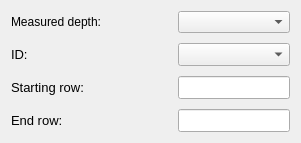
    <widget class="QWidget" name="formLayoutWidget">
     <property name="geometry">
      <rect>
       <x>430</x>
       <y>170</y>
       <width>301</width>
       <height>140</height>
      </rect>
     </property>
     <layout class="QFormLayout" name="formLayout">
      <property name="horizontalSpacing">
       <number>77</number>
      </property>
      <property name="verticalSpacing">
       <number>10</number>
      </property>
      <item row="1" column="0">
       <widget class="QLabel" name="label_2">
        <property name="font">
         <font>
          <pointsize>10</pointsize>
         </font>
        </property>
        <property name="text">
         <string>ID:</string>
        </property>
       </widget>
      </item>
      <item row="2" column="0">
       <widget class="QLabel" name="label_3">
        <property name="font">
         <font>
          <pointsize>10</pointsize>
         </font>
        </property>
        <property name="text">
         <string>Starting row:</string>
        </property>
       </widget>
      </item>
      <item row="3" column="0">
       <widget class="QLabel" name="label_4">
        <property name="font">
         <font>
          <pointsize>10</pointsize>
         </font>
        </property>
        <property name="text">
         <string>End row:</string>
        </property>
       </widget>
      </item>
      <item row="2" column="1">
       <widget class="QLineEdit" name="lineEdit">
        <property name="font">
         <font>
          <pointsize>10</pointsize>
         </font>
        </property>
       </widget>
      </item>
      <item row="3" column="1">
       <widget class="QLineEdit" name="lineEdit_2">
        <property name="font">
         <font>
          <pointsize>10</pointsize>
         </font>
        </property>
       </widget>
      </item>
      <item row="1" column="1">
       <widget class="QComboBox" name="comboBox">
        <property name="font">
         <font>
          <pointsize>10</pointsize>
         </font>
        </property>
       </widget>
      </item>
      <item row="0" column="0">
       <widget class="QLabel" name="label_8">
        <property name="text">
         <string>Measured depth:</string>
        </property>
       </widget>
      </item>
      <item row="0" column="1">
       <widget class="QComboBox" name="comboBox_5"/>
      </item>
     </layout>
    </widget>
